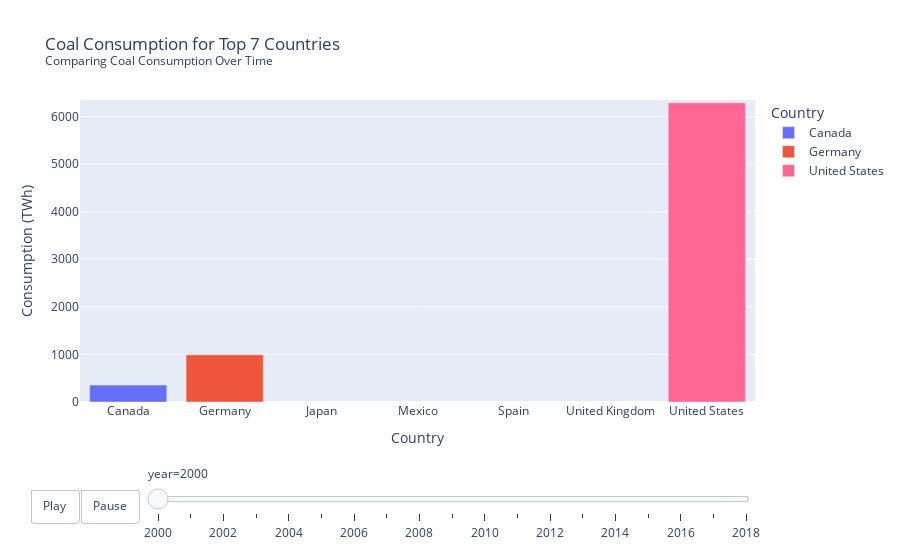

Here is the notebook cell this chart was saved with:
### Code cell
# Slower animation for coal consumption with Play and Pause buttons
fig_coal = px.bar(ct, x='country', y='coal_consumption', color='country',
                  animation_frame="year", 
                  animation_group="country", 
                  range_y=[0, ct['coal_consumption'].max()], 
                  title=('Coal Consumption for Top 7 Countries<br><sup>Comparing Coal Consumption Over Time</sup>'),
                  labels={'coal_consumption': 'Consumption (TWh)', 'country': 'Country'})

# Adding Play and Pause buttons
fig_coal.update_layout(
    updatemenus=[{
        'buttons': [
            {
                'args': [None, {'frame': {'duration': 1000, 'redraw': True}, 'fromcurrent': True}],
                'label': 'Play',
                'method': 'animate'
            },
            {
                'args': [[None], {'frame': {'duration': 0, 'redraw': False}, 'mode': 'immediate', 'transition': {'duration': 0}}],
                'label': 'Pause',
                'method': 'animate'
            }
        ],
        'direction': 'left',
        'pad': {'r': 10, 't': 87},
        'showactive': False,
        'type': 'buttons',
        'x': 0.1,
        'xanchor': 'right',
        'y': 0,
        'yanchor': 'top'
    }]
)

fig_coal.show()

### Figure 1 — Plotly figure (JSON) as saved in the notebook; plotly's stock layout.template omitted (floating-point values rounded to 4 significant figures)
{"data": [{"alignmentgroup": "True", "hovertemplate": "Country=%{x}<br>year=2000<br>Consumption (TWh)=%{y}<extra></extra>", "ids": ["Canada", "Canada", "Canada", "Canada", "Canada", "Canada", "Canada", "Canada", "Canada"], "legendgroup": "Canada", "marker": {"color": "#636efa", "pattern": {"shape": ""}}, "name": "Canada", "offsetgroup": "Canada", "orientation": "v", "showlegend": true, "textposition": "auto", "type": "bar", "x": ["Canada", "Canada", "Canada", "Canada", "Canada", "Canada", "Canada", "Canada", "Canada"], "xaxis": "x", "y": [355.2, 355.2, 355.2, 355.2, 355.2, 355.2, 355.2, 355.2, 355.2], "yaxis": "y"}, {"alignmentgroup": "True", "hovertemplate": "Country=%{x}<br>year=2000<br>Consumption (TWh)=%{y}<extra></extra>", "ids": ["Germany", "Germany", "Germany", "Germany", "Germany", "Germany", "Germany", "Germany", "Germany"], "legendgroup": "Germany", "marker": {"color": "#EF553B", "pattern": {"shape": ""}}, "name": "Germany", "offsetgroup": "Germany", "orientation": "v", "showlegend": true, "textposition": "auto", "type": "bar", "x": ["Germany", "Germany", "Germany", "Germany", "Germany", "Germany", "Germany", "Germany", "Germany"], "xaxis": "x", "y": [992.1, 992.1, 992.1, 992.1, 992.1, 992.1, 992.1, 992.1, 992.1], "yaxis": "y"}, {"alignmentgroup": "True", "hovertemplate": "Country=%{x}<br>year=2000<br>Consumption (TWh)=%{y}<extra></extra>", "ids": ["United States", "United States", "United States", "United States", "United States", "United States", "United States", "United States", "United States"], "legendgroup": "United States", "marker": {"color": "#FF6692", "pattern": {"shape": ""}}, "name": "United States", "offsetgroup": "United States", "orientation": "v", "showlegend": true, "textposition": "auto", "type": "bar", "x": ["United States", "United States", "United States", "United States", "United States", "United States", "United States", "United States", "United States"], "xaxis": "x", "y": [6287.0, 6287.0, 6287.0, 6287.0, 6287.0, 6287.0, 6287.0, 6287.0, 6287.0], "yaxis": "y"}], "layout": {"barmode": "relative", "legend": {"title": {"text": "Country"}, "tracegroupgap": 0}, "sliders": [{"active": 0, "currentvalue": {"prefix": "year="}, "len": 0.9, "pad": {"b": 10, "t": 60}, "steps": [{"args": [["2000"], {"frame": {"duration": 0, "redraw": true}, "fromcurrent": true, "mode": "immediate", "transition": {"duration": 0, "easing": "linear"}}], "label": "2000", "method": "animate"}, {"args": [["2001"], {"frame": {"duration": 0, "redraw": true}, "fromcurrent": true, "mode": "immediate", "transition": {"duration": 0, "easing": "linear"}}], "label": "2001", "method": "animate"}, {"args": [["2002"], {"frame": {"duration": 0, "redraw": true}, "fromcurrent": true, "mode": "immediate", "transition": {"duration": 0, "easing": "linear"}}], "label": "2002", "method": "animate"}, {"args": [["2003"], {"frame": {"duration": 0, "redraw": true}, "fromcurrent": true, "mode": "immediate", "transition": {"duration": 0, "easing": "linear"}}], "label": "2003", "method": "animate"}, {"args": [["2004"], {"frame": {"duration": 0, "redraw": true}, "fromcurrent": true, "mode": "immediate", "transition": {"duration": 0, "easing": "linear"}}], "label": "2004", "method": "animate"}, {"args": [["2005"], {"frame": {"duration": 0, "redraw": true}, "fromcurrent": true, "mode": "immediate", "transition": {"duration": 0, "easing": "linear"}}], "label": "2005", "method": "animate"}, {"args": [["2006"], {"frame": {"duration": 0, "redraw": true}, "fromcurrent": true, "mode": "immediate", "transition": {"duration": 0, "easing": "linear"}}], "label": "2006", "method": "animate"}, {"args": [["2007"], {"frame": {"duration": 0, "redraw": true}, "fromcurrent": true, "mode": "immediate", "transition": {"duration": 0, "easing": "linear"}}], "label": "2007", "method": "animate"}, {"args": [["2008"], {"frame": {"duration": 0, "redraw": true}, "fromcurrent": true, "mode": "immediate", "transition": {"duration": 0, "easing": "linear"}}], "label": "2008", "method": "animate"}, {"args": [["2009"], {"frame": {"duration": 0, "redraw": true}, "fromcurrent": true, "mode": "immediate", "transition": {"duration": 0, "easing": "linear"}}], "label": "2009", "method": "animate"}, {"args": [["2010"], {"frame": {"duration": 0, "redraw": true}, "fromcurrent": true, "mode": "immediate", "transition": {"duration": 0, "easing": "linear"}}], "label": "2010", "method": "animate"}, {"args": [["2011"], {"frame": {"duration": 0, "redraw": true}, "fromcurrent": true, "mode": "immediate", "transition": {"duration": 0, "easing": "linear"}}], "label": "2011", "method": "animate"}, {"args": [["2012"], {"frame": {"duration": 0, "redraw": true}, "fromcurrent": true, "mode": "immediate", "transition": {"duration": 0, "easing": "linear"}}], "label": "2012", "method": "animate"}, {"args": [["2013"], {"frame": {"duration": 0, "redraw": true}, "fromcurrent": true, "mode": "immediate", "transition": {"duration": 0, "easing": "linear"}}], "label": "2013", "method": "animate"}, {"args": [["2014"], {"frame": {"duration": 0, "redraw": true}, "fromcurrent": true, "mode": "immediate", "transition": {"duration": 0, "easing": "linear"}}], "label": "2014", "method": "animate"}, {"args": [["2015"], {"frame": {"duration": 0, "redraw": true}, "fromcurrent": true, "mode": "immediate", "transition": {"duration": 0, "easing": "linear"}}], "label": "2015", "method": "animate"}, {"args": [["2016"], {"frame": {"duration": 0, "redraw": true}, "fromcurrent": true, "mode": "immediate", "transition": {"duration": 0, "easing": "linear"}}], "label": "2016", "method": "animate"}, {"args": [["2017"], {"frame": {"duration": 0, "redraw": true}, "fromcurrent": true, "mode": "immediate", "transition": {"duration": 0, "easing": "linear"}}], "label": "2017", "method": "animate"}, {"args": [["2018"], {"frame": {"duration": 0, "redraw": true}, "fromcurrent": true, "mode": "immediate", "transition": {"duration": 0, "easing": "linear"}}], "label": "2018", "method": "animate"}], "x": 0.1, "xanchor": "left", "y": 0, "yanchor": "top"}], "title": {"text": "Coal Consumption for Top 7 Countries<br><sup>Comparing Coal Consumption Over Time</sup>"}, "updatemenus": [{"buttons": [{"args": [null, {"frame": {"duration": 1000, "redraw": true}, "fromcurrent": true}], "label": "Play", "method": "animate"}, {"args": [[null], {"frame": {"duration": 0, "redraw": false}, "mode": "immediate", "transition": {"duration": 0}}], "label": "Pause", "method": "animate"}], "direction": "left", "pad": {"r": 10, "t": 87}, "showactive": false, "type": "buttons", "x": 0.1, "xanchor": "right", "y": 0, "yanchor": "top"}], "xaxis": {"anchor": "y", "categoryarray": ["Canada", "Germany", "Japan", "Mexico", "Spain", "United Kingdom", "United States"], "categoryorder": "array", "domain": [0, 1], "title": {"text": "Country"}}, "yaxis": {"anchor": "x", "domain": [0, 1], "range": [0, 6347.0], "title": {"text": "Consumption (TWh)"}}}}
